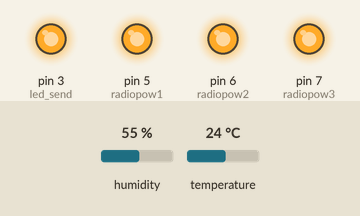
This sketch was run on a simulated Arduino Uno, built with avr-gcc and run on an emulated ATmega328P. Parts: output pins drawn as LEDs (lit = HIGH). The test bench sets the inputs (shaded band); at power-on: humidity 55 %, temperature 24 °C. Sleep ends after the set time or at an interrupt; no radio packets arrive unless stated.

Above: at 0.12 s.
At 4.3 s:
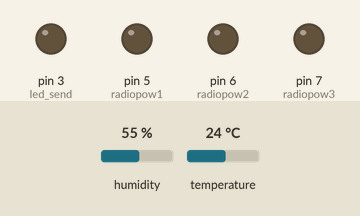
Timing chart, 0 to 11.0 s (numbered marks = the images above):
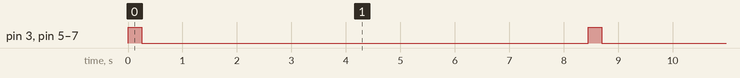

Measured:
- by itself, pin 3 (led_send), pin 5 (radiopow1), pin 6 (radiopow2), pin 7 (radiopow3): alternates HIGH for 0.25 s and LOW for 8.2 s

The sketch:

termostat_ver3_send.ino
```cpp
#include <DHT.h>
#include <avr/sleep.h>
#include  <avr/wdt.h>
#include <SPI.h>
#include <nRF24L01.h>
#include <RF24.h> // https://github.com/maniacbug/RF24

#define DHTPIN 4
#define DHTTYPE DHT22

const long ConstADC=1126400;                    // Калибровка встроенного АЦП (встроенный ИОН) по умолчанию 1126400

// Макросы для работы с портами  скорость и место
  #define SetOutput(port,bit)       DDR ## port |= _BV(bit)
  #define SetInput(port,bit)        DDR ## port &= ~_BV(bit)
  #define SetBit(port,bit)          PORT ## port |= _BV(bit)
  #define ClearBit(port,bit)        PORT ## port &= ~_BV(bit)
  #define WritePort(port,bit,value) PORT ## port = (PORT ## port & ~_BV(bit)) | ((value & 1) << bit)
  #define ReadPort(port,bit)        (PIN ## port >> bit) & 1
  #define PullUp(port,bit)          { SetInput(port,bit); SetBit(port,bit); }
  #define Release(port,bit)         { SetInput(port,bit); ClearBit(port,bit); }

#define radiopow1 5
#define radiopow2 6
#define radiopow3 7
//#define wakePin 2
#define led_send 3
#define lowpin 2

DHT dht(DHTPIN, DHTTYPE);

// Рекомендуют первые 2-4 байта адреса устанавливать в E7 или 18 он проще детектируется чипом
//0xE7E7E7E7E1LL 0xF0F0F0F0E1LL
const uint64_t pipe = 0xE7E7E7E7E1LL; // индитификатор передачи, "труба"

RF24 radio(9, 10); // CE, CSN

// watchdog interrupt
ISR (WDT_vect)
{
   wdt_disable();  // disable watchdog
}  // end of WDT_vect

void setup(){
  //attachInterrupt(0,wakeUpNow, LOW);
   //Serial.begin(9600);
  dht.begin();

  pinMode(radiopow1, OUTPUT);
  pinMode(radiopow2, OUTPUT);
  pinMode(radiopow3, OUTPUT);
  pinMode(led_send, OUTPUT);
  //pinMode(9, OUTPUT);
  //digitalWrite(led_send, HIGH);

}

void wakeUpNow()
{
    sleep_disable();
}


void sleep_watchdog()//8sec
{

  // disable ADC
  byte adcsra_save = ADCSRA;//запоминаем режим работы ацп
  ADCSRA = 0;

  // clear various "reset" flags
  MCUSR = 0;
  // allow changes, disable reset
  WDTCSR = bit (WDCE) | bit (WDE);
  // set interrupt mode and an interval
  WDTCSR = bit (WDIE) | bit (WDP0) | bit (WDP3);    // set WDIE, and 8 second delay
  wdt_reset();  // pat the dog

  set_sleep_mode (SLEEP_MODE_PWR_DOWN);
  sleep_enable();

  // turn off brown-out enable in software
//  MCUCR = bit (BODS) | bit (BODSE);
  //MCUCR = bit (BODS);

  sleep_cpu ();
 // sleep_mode();


  // cancel sleep as a precaution
  ADCSRA = adcsra_save;  // восстанавливаем режим работы ацп
  sleep_disable();
}

// Чтение напряжения питания ----------------------------------------------
long readVcc() {
  long result;
  // Read 1.1V reference against AVcc
  ADMUX = _BV(REFS0) | _BV(MUX3) | _BV(MUX2) | _BV(MUX1);
  delay(2); // Wait for Vref to settle
  ADCSRA |= _BV(ADSC); // Convert
  while (bit_is_set(ADCSRA,ADSC));
  result = ADCL;
  result |= ADCH<<8;
  result = ConstADC / result; // Back-calculate AVcc in mV
  return result;
}

void loop()
{
  digitalWrite(led_send, HIGH);
  //digitalWrite(radiopow1, HIGH);
  //digitalWrite(radiopow2, HIGH);
  //digitalWrite(radiopow3, HIGH);
  PORTD |= 5 << radiopow1;
  PORTD |= 5 << radiopow2;
  PORTD |= 5 << radiopow3;
  delay(220); //на заряд кондеров для nrf24l01

  float data[3];

  radio.begin();                          // Включение модуля;
  radio.openWritingPipe(pipe);     // Активация данных для отправки

  dht.begin();
  data[0] = float(dht.readTemperature()); // заполняем массив
  data[1] = float(dht.readHumidity());
  data[2] = ((float)readVcc())/980.0;

  delay(20);
  radio.write(&data, sizeof(data)); // отправляем данные и указываем сколько байт пакет


  PORTD &= ~(5 << radiopow1);
  PORTD &= ~(5 << radiopow2);
  PORTD &= ~(5 << radiopow3);
  //digitalWrite(radiopow1, LOW);
  //digitalWrite(radiopow2, LOW);
  //digitalWrite(radiopow3, LOW);
  //Serial.println(data[0]);
  //Serial.println(data[1]);
  //Serial.println(data[2]);

  digitalWrite(led_send, LOW);
  sleep_watchdog();
 //delay(3000);
}
```
